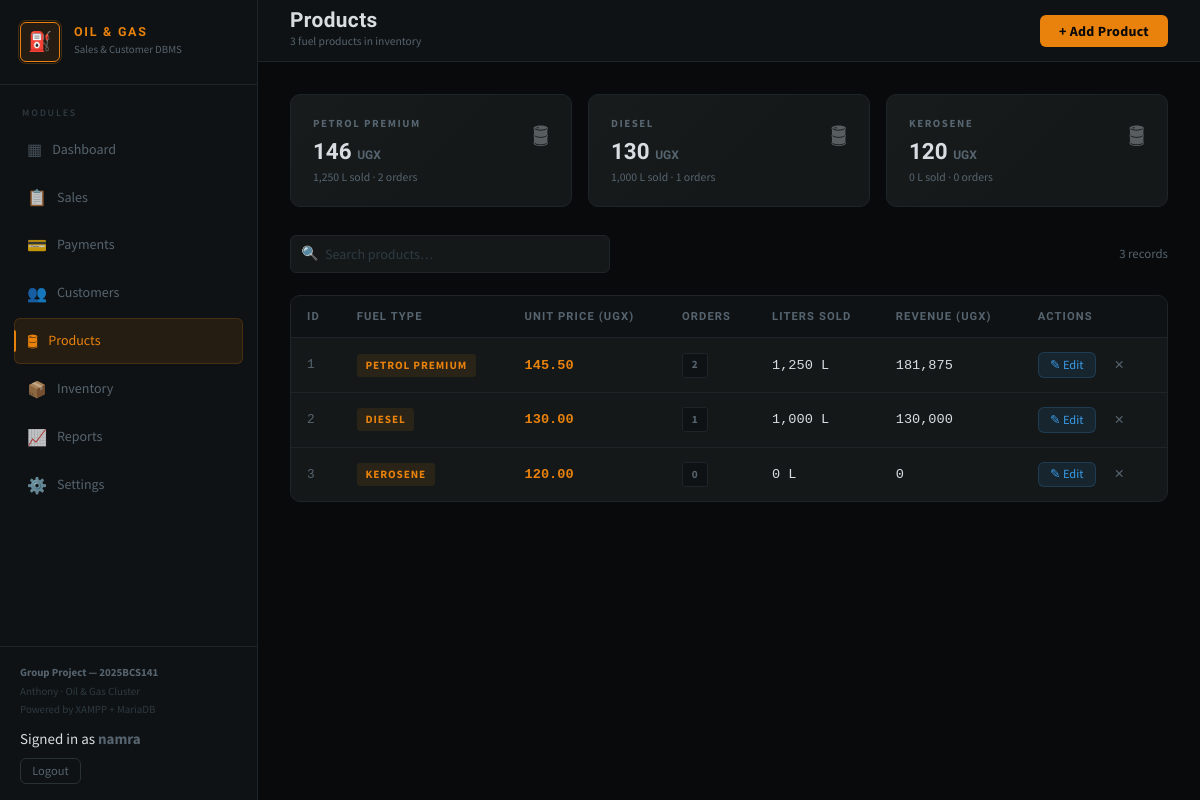
The page /products.php (signed in) on the database its author committed.
### tables this page shows
CREATE TABLE Products (
    ProductID INTEGER PRIMARY KEY AUTOINCREMENT,
    FuelType VARCHAR(50) NOT NULL,
    UnitPrice DECIMAL(10, 2) NOT NULL,
    Description VARCHAR(255),
    CreatedAt TIMESTAMP DEFAULT CURRENT_TIMESTAMP
);

### services/ProductService.php (called while the page is built, shortened)
<?php
class ProductService
{
    private PDO $pdo;
    public function __construct(PDO $pdo)
    {
        $this->pdo = $pdo;
    }
    public function getProducts(): array
    {
        $sql = "SELECT P.ProductID, P.FuelType, P.UnitPrice,
                COUNT(O.OrderID) AS OrderCount,
                COALESCE(SUM(O.QuantityLiters), 0) AS TotalLiters,
                COALESCE(SUM(O.QuantityLiters * P.UnitPrice), 0) AS TotalRevenue
                FROM Products P
                LEFT JOIN SalesOrders O ON O.ProductID = P.ProductID
                GROUP BY P.ProductID, P.FuelType, P.UnitPrice
                ORDER BY P.ProductID ASC";
        return $this->pdo->query($sql)->fetchAll();
    }
}

### products.php (the view, shortened to what this page needs)
<?php
require_once 'services/ProductService.php';
$db = Database::getInstance();
$pdo = $db->getPdo();
$productService = new ProductService($pdo);
$products = $productService->getProducts();
?>
<!DOCTYPE html>
<html lang="en">
<head>
  <link rel="stylesheet" href="assets/style.css">
</head>
<body>
<?php include 'sidebar.php'; ?>
<div class="main">
  <header class="topbar">
    <div class="topbar-left">
      <h1>Products</h1>
      <p class="page-sub"><?= count($products) ?> fuel product<?= count($products) != 1 ? 's' : '' ?> in inventory</p>
    </div>
    <div class="topbar-right">
      <button class="btn btn-primary" onclick="openModal('addModal')">+ Add Product</button>
    </div>
  </header>
  <div class="content">
    <?php if (!empty($products)):
    ?>
    <div class="stats-grid" style="grid-template-columns:repeat(auto-fit,minmax(180px,1fr));margin-bottom:1.75rem">
      <?php foreach ($products as $p): ?>
      <div class="stat-card">
        <div>
          <div class="stat-label"><?= htmlspecialchars($p['FuelType']) ?></div>
          <div class="stat-value" style="font-size:1.4rem">
            <?= number_format($p['UnitPrice'], 0) ?> <span style="font-size:.75rem;color:var(--text-muted)">UGX</span>
          </div>
          <div class="stat-sub"><?= number_format($p['TotalLiters'], 0) ?> L sold · <?= $p['OrderCount'] ?> orders</div>
        </div>
        <div class="stat-icon">🛢</div>
      </div>
      <?php endforeach; ?>
    </div>
    <?php endif; ?>
    <div class="toolbar">
      <div class="search-wrap">
        <span class="search-icon">🔍</span>
        <input type="text" id="searchInput" placeholder="Search products…" oninput="filterTable()">
      </div>
      <span style="font-size:.8rem;color:var(--text-muted)"><?= count($products) ?> records</span>
    </div>
    <div class="panel">
      <div class="table-wrap">
        <table id="prodTable">
          <thead>
            <tr>
              <th>ID</th>
              <th>Fuel Type</th>
              <th>Unit Price (UGX)</th>
              <th>Orders</th>
              <th>Liters Sold</th>
              <th>Revenue (UGX)</th>
              <th>Actions</th>
            </tr>
          </thead>
          <tbody>
            <?php if (empty($products)): ?>
            <tr><td colspan="7">
              <div class="empty-state">
                <div class="empty-icon">🛢</div>
                <p>No products yet. Add your first fuel product above.</p>
              </div>
            </td></tr>
            <?php else: foreach ($products as $p): ?>
            <tr>
              <td class="td-id"><?= $p['ProductID'] ?></td>
              <td>
                <span class="badge badge-accent"><?= htmlspecialchars($p['FuelType']) ?></span>
              </td>
              <td class="td-mono" style="color:var(--accent);font-weight:600">
                <?= number_format($p['UnitPrice'], 2) ?>
              </td>
              <td><span class="badge badge-muted"><?= $p['OrderCount'] ?></span></td>
              <td class="td-mono"><?= number_format($p['TotalLiters'], 0) ?> L</td>
              <td class="td-mono"><?= number_format($p['TotalRevenue'], 0) ?></td>
              <td>
                <div class="td-actions">
                  <button class="btn btn-edit btn-sm"
                    onclick="openEdit(<?= $p['ProductID'] ?>, <?= htmlspecialchars(json_encode($p['FuelType'])) ?>, '<?= $p['UnitPrice'] ?>')">
                    ✎ Edit
                  </button>
                  <button class="btn btn-delete btn-sm"
                    onclick="openDelete(<?= $p['ProductID'] ?>, <?= htmlspecialchars(json_encode($p['FuelType'])) ?>)">
                    ✕
                  </button>
                </div>
              </td>
            </tr>
            <?php endforeach; endif; ?>
          </tbody>
        </table>
      </div>
    </div>
  </div>
</div>
</body>
</html>

### rows shown on the page
products: FuelType "PETROL PREMIUM", UnitPrice "146", TotalLiters "1,250", OrderCount "2", ProductID "1", UnitPrice "145.50", TotalRevenue "181,875"
products: FuelType "DIESEL", UnitPrice "130", TotalLiters "1,000", OrderCount "1", ProductID "2", UnitPrice "130.00", TotalRevenue "130,000"
products: FuelType "KEROSENE", UnitPrice "120", TotalLiters "0", OrderCount "0", ProductID "3", UnitPrice "120.00", TotalRevenue "0"

### other values the page prints
$module['icon'] "▦"
$module['label'] "Dashboard"
$module['icon'] "📋"
$module['label'] "Sales"
$module['icon'] "💳"
$module['label'] "Payments"
$module['icon'] "👥"
$module['label'] "Customers"
$module['icon'] "🛢"
$module['label'] "Products"
$module['icon'] "📦"
$module['label'] "Inventory"
$module['icon'] "📈"
$module['label'] "Reports"
$module['icon'] "⚙️"
